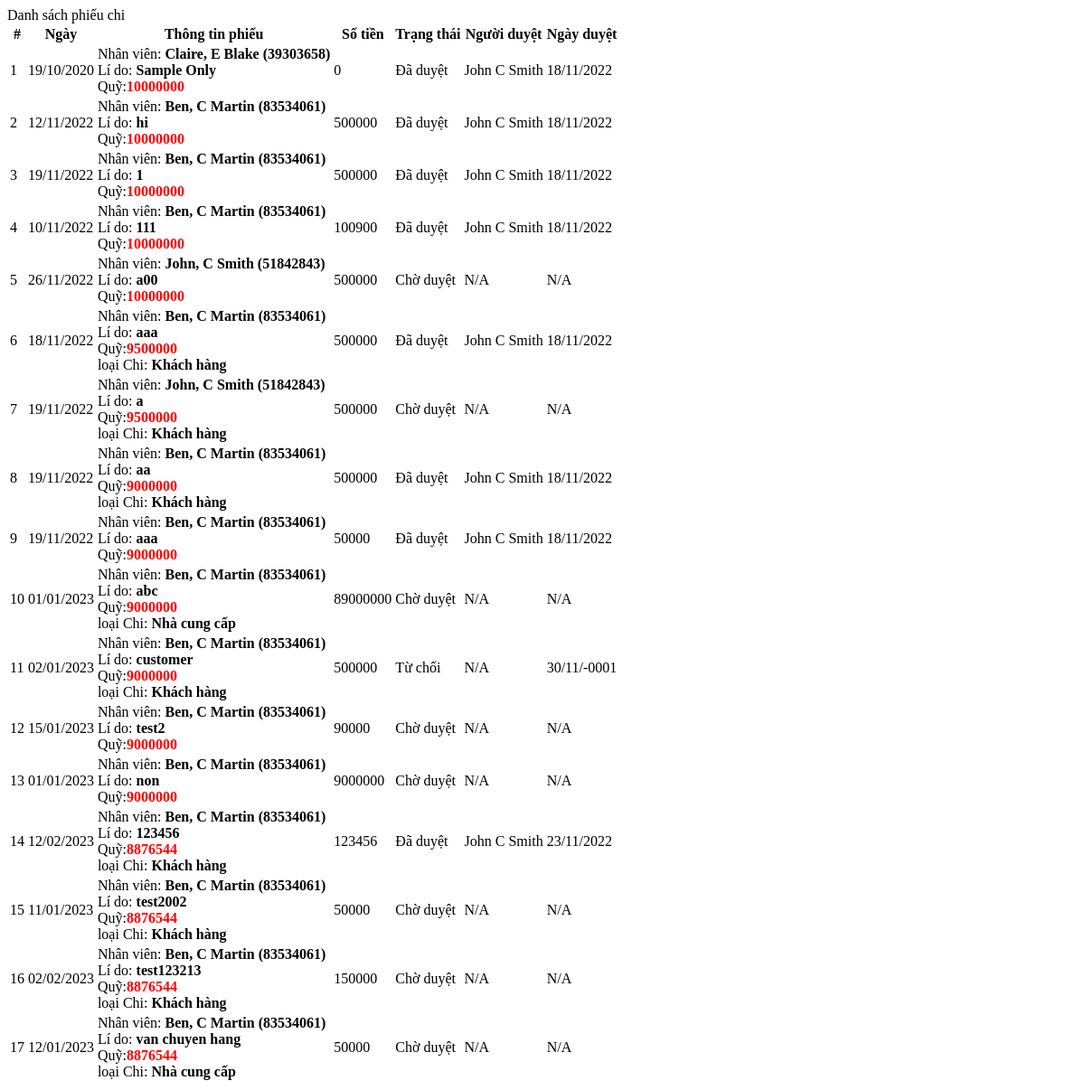
Before: /all_applications.php with the older database file.
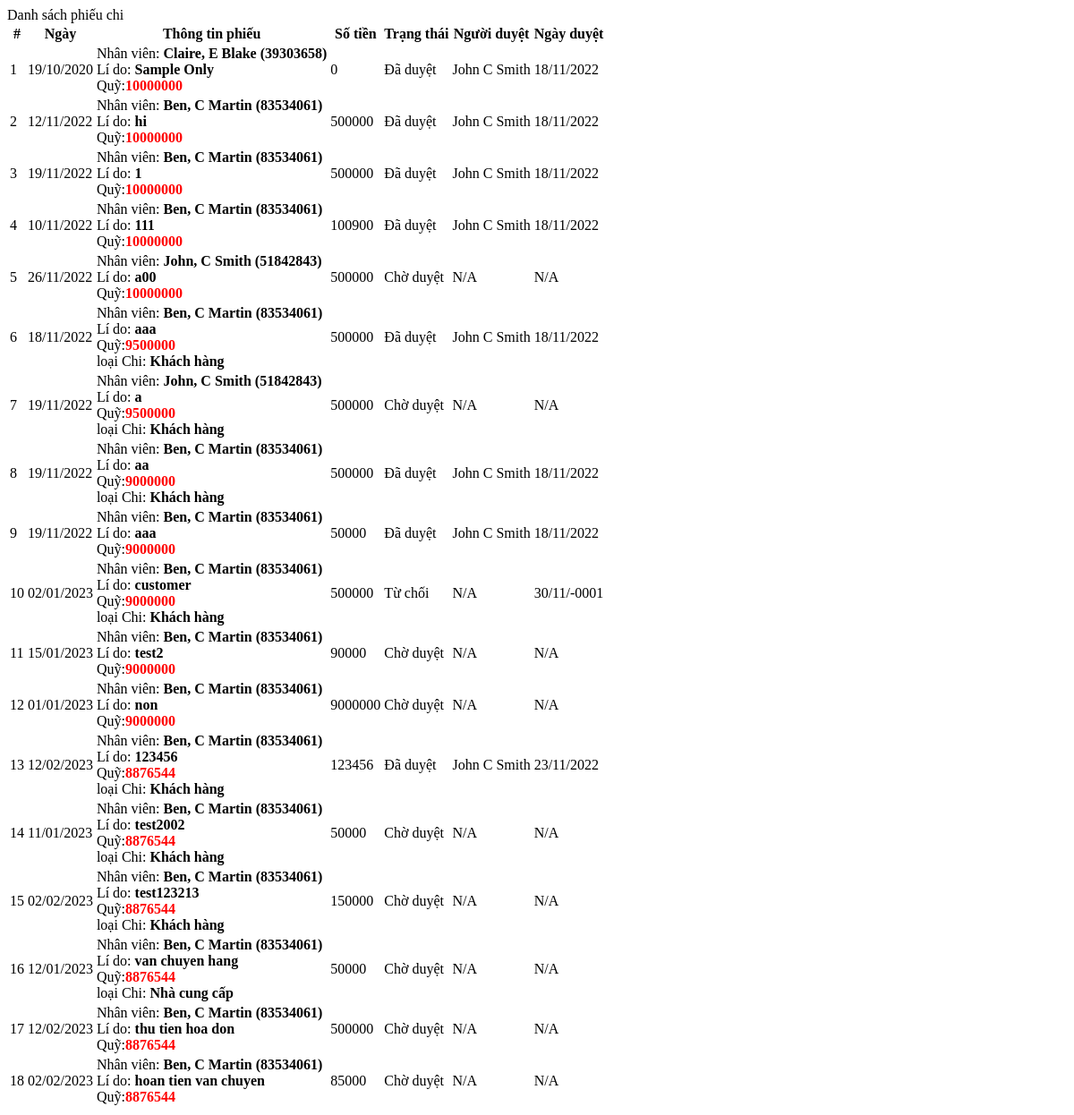
After: the same page with the newer database file.
### tables this page shows
CREATE TABLE `leave_list` (
  `id` int(30) NOT NULL,
  `employee_id` int(30) NOT NULL,
  `customer_id` int(11) NOT NULL,
  `supplier_id` int(11) NOT NULL,
  `leave_type_id` int(30) NOT NULL,
  `date_from` date NOT NULL,
  `money` int(11) NOT NULL,
  `type` tinyint(4) NOT NULL DEFAULT 1 COMMENT '1= Chi KH, 2= Chi NCC, 3 = Chi\r\n4= Thu, 5= thu KH, 6= thu NCC',
  `reason` text NOT NULL,
  `status` tinyint(1) NOT NULL DEFAULT 0 COMMENT '0=pending,1= approved,2 = disapproved',
  `approved_by` int(30) NOT NULL,
  `date_approved` date NOT NULL,
  `date_created` date NOT NULL DEFAULT current_timestamp(),
  `quy` int(30) DEFAULT NULL
);

CREATE TABLE `employee_details` (
  `id` int(30) NOT NULL,
  `user_id` int(30) NOT NULL,
  `employee_id` varchar(200) NOT NULL,
  `lastname` text NOT NULL,
  `firstname` text NOT NULL,
  `middlename` text NOT NULL,
  `address` text NOT NULL,
  `contact` text NOT NULL,
  `department_id` int(30) NOT NULL,
  `position_id` int(30) NOT NULL,
  `type` tinyint(1) NOT NULL DEFAULT 5 COMMENT '1=Pricipal, 2=  Department Head , 3=Manager, 4 = supervisor,5 = regular',
  `manager_id` int(30) NOT NULL,
  `supervisor_id` int(30) NOT NULL
);

### all_applications.php (the view, shortened to what this page needs)
<?php include 'db_connect.php' ?>
<div class="container-fluid">
	<div class="col-lg-12">
		<div class="card">
			<div class="card-header">Danh sách phiếu chi</div>
			<div class="card-body">
				<table class="table table-bordered">
					<thead>
						<tr>
							<th>#</th>
							<th>Ngày</th>
							<th>Thông tin phiếu</th>
							<th>Số tiền</th>
							<th>Trạng thái</th>
							<th>Người duyệt</th>
							<th>Ngày duyệt</th>
						</tr>
					</thead>
					<tbody>
						<?php  $quy=10000000; ?>
						<?php
						$i = 1;
						$qry = $conn->query("SELECT ll.*,concat(e.firstname,', ',e.middlename,' ',e.lastname) as name,e.employee_id as eID FROM leave_list ll inner join employee_details e on e.id = ll.employee_id  ");
						while($row=$qry->fetch_assoc()):
							$action_by = 'N/A';
							if($row['status'] > 0){
								$emp = $conn->query("SELECT *,concat(firstname,' ',middlename,' ',lastname) as name from employee_details where id = ".$row['approved_by']);
								if($emp->num_rows > 0 ){
									$action_by = ucwords($emp->fetch_array()['name']);
								}
							}
						?>
						<tr>
							<td class="text-center"><?php echo $i++ ?></td>
							<td>
								<?php echo date("d/m/Y",strtotime($row['date_from'])) ?>
							</td>
							<td>
								<p>Nhân viên: <b><?php echo ucwords($row['name']). " (".$row['eID'].")" ?></b></p>
								<p>Lí do: <b><?php  echo ($row['reason']) ?></b></p>
								<p>Quỹ:<b style="color:#FF0000"><?php if($row['type'] == 2 && $row['status'] == 1) {$quy=$quy-$row['money'];} echo $quy; ?></b></p>
								<?php if($row['type'] == 2): ?>
									<p>loại Chi: <b>Khách hàng</b></p>
								<?php elseif($row['type'] == 3): ?>
									<p>loại Chi: <b>Nhà cung cấp</b></b></p>
								<?php endif; ?>
							</td>
							<td>
								<?php echo $row['money'] ?>
							</td>
							<td class="text-center">
								<?php if($row['status'] == 0): ?>
									<span class="badge badge-primary">Chờ duyệt</span>
								<?php elseif($row['status'] == 1): ?>
									<span class="badge badge-success">Đã duyệt</span>
								<?php elseif($row['status'] == 2): ?>
									<span class="badge badge-success">Từ chối</span>
								<?php endif; ?>
							</td>
							<td>
								<?php echo $action_by ?>
							</td>
							<td><?php echo $row['status'] > 0 ? date("d/m/Y",strtotime($row['date_approved'])) : 'N/A' ?></td>
						</tr>
					<?php endwhile;?>
					</tbody>
				</table>
			</div>
		</div>
	</div>
</div>

Changed rows visible on the page:
removed leave_list: date_from "01/01/2023", name "Ben, C Martin", employee_details.employee_id "83534061", reason "abc", quy "9000000", shows "loại Chi:", type "Nhà cung cấp", money "89000000", status "Chờ duyệt", action_by "N/A"
added leave_list: date_from "12/02/2023", name "Ben, C Martin", employee_details.employee_id "83534061", reason "thu tien hoa don", quy "8876544", money "500000", status "Chờ duyệt", action_by "N/A"
added leave_list: date_from "02/02/2023", name "Ben, C Martin", employee_details.employee_id "83534061", reason "hoan tien van chuyen", quy "8876544", money "85000", status "Chờ duyệt", action_by "N/A"
